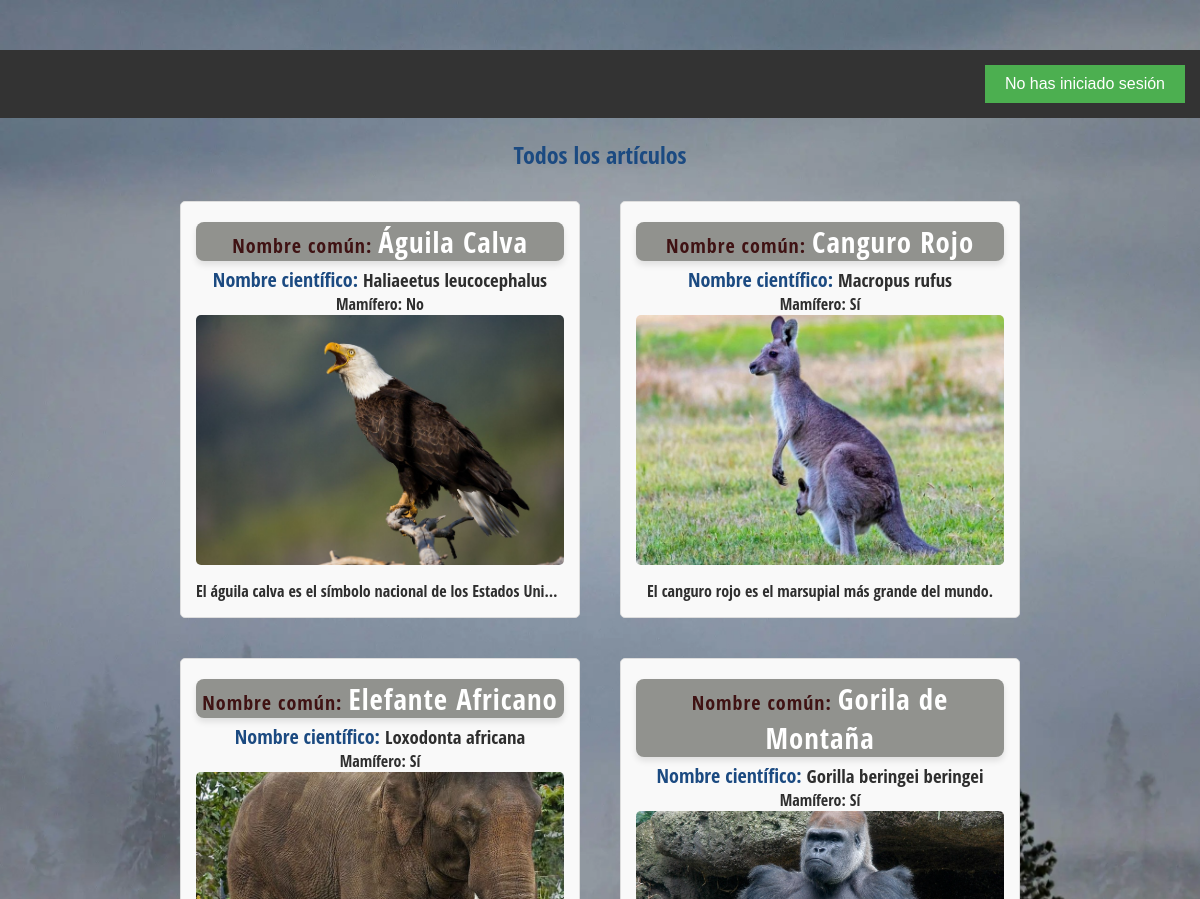
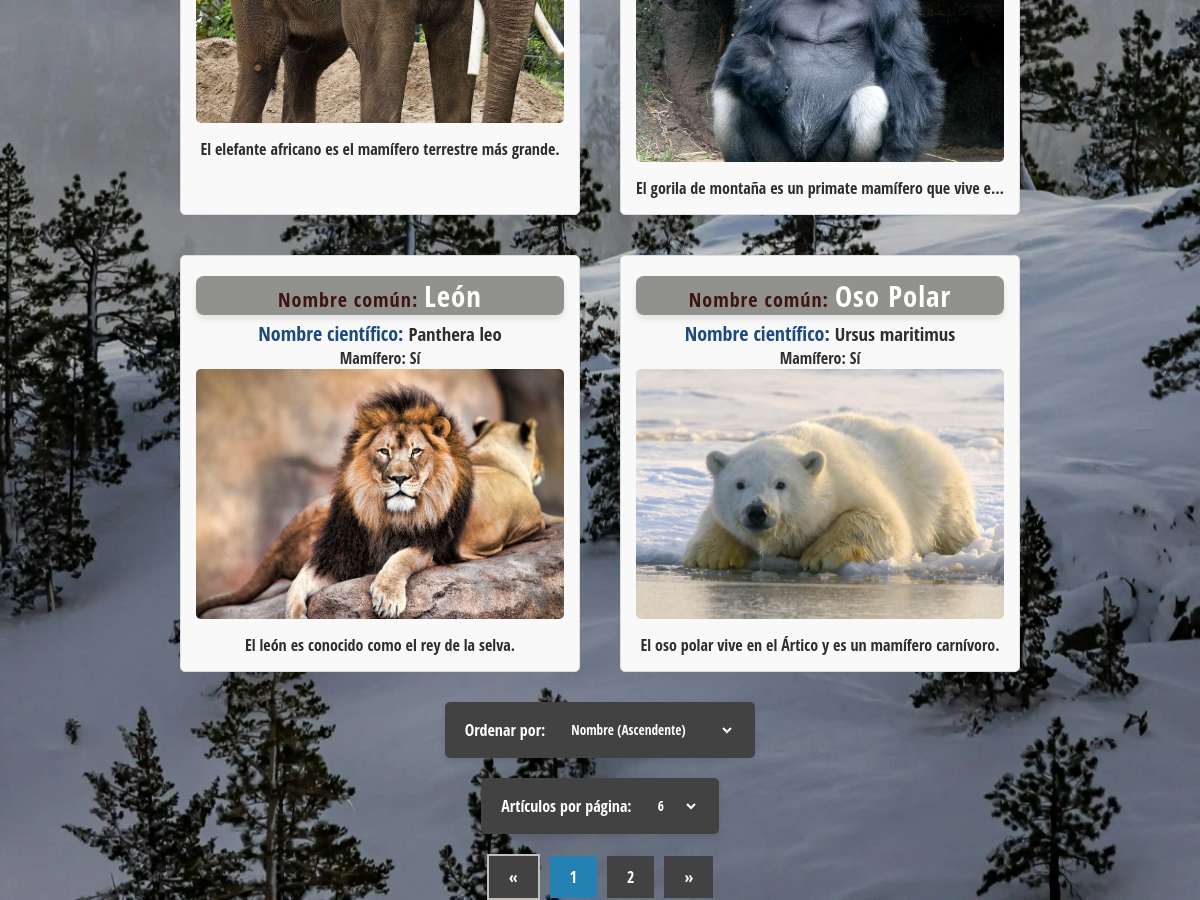
The page / on the database its author committed (2 pictures, top to bottom).
### tables this page shows
CREATE TABLE animales (
  id int(11) NOT NULL AUTO_INCREMENT,
  nombre_comun varchar(55) NOT NULL, 
  nombre_cientifico varchar(55) NOT NULL, 
  descripcion text NOT NULL, 
  ruta_imagen varchar(255) DEFAULT NULL,
  usuario_id int(11) DEFAULT NULL,
  fecha_insercion TIMESTAMP DEFAULT CURRENT_TIMESTAMP,  
  es_mamifero BOOLEAN NOT NULL,  
  PRIMARY KEY (id)
);

### modelo/articulo/ordenacionAnimales.php (called while the page is built, shortened)
<?php
function obtenerTodosAnimales($start, $articulosPorPagina, $columnaOrden, $direccionOrden) {
    try {
        $pdo = connectarBD();
            $sql = "SELECT * FROM animales ORDER BY $columnaOrden $direccionOrden LIMIT :start, :limit";
            $stmt = $pdo->prepare($sql);
            $stmt->bindParam(':start', $start, PDO::PARAM_INT);
            $stmt->bindParam(':limit', $articulosPorPagina, PDO::PARAM_INT);
            $stmt->execute();
        return $stmt->fetchAll(PDO::FETCH_ASSOC);
    } catch (PDOException $e) {
        error_log("Error al obtener animales: " . $e->getMessage());
        return [];
    }
}
?>

### controlador/articuloController/ordenarPorTipo.php (called while the page is built, shortened)
<?php
require_once __DIR__ . '../../../modelo/articulo/ordenacionAnimales.php';
function obtenerAnimalesConOrden($start, $articulosPorPagina, $orden, $usuario_id = null) {
    switch ($orden) {
        case 'nombre_asc':
            $columnaOrden = 'nombre_comun';
            $direccionOrden = 'ASC';
            break;
    }
    if ($usuario_id!=null){
        return obtenerAnimalesPorID($start, $articulosPorPagina, $columnaOrden, $direccionOrden, $usuario_id);
    }else return obtenerTodosAnimales($start, $articulosPorPagina, $columnaOrden, $direccionOrden);
}
?>

### vista/animal/Mostrar.php (the view, shortened to what this page needs)
<?php
function listarArticulos($animales, $accion = null)
{
        $prefijoRutaImagen = 'vista/';
    if (!empty($animales)) {
        if ($accion == 'editar') {
            echo "<h1>Mis artículos</h1>";
        } else {
            echo '<h1>Todos los artículos</h1>';
        }
        echo '<div class="contenedor-tarjetas">';
        foreach ($animales as $animal) {
            echo '<div class="tarjeta">';
            echo '<h2><strong class="nombre_comun">Nombre común: </strong>' . htmlspecialchars($animal['nombre_comun']) . '</h2>';
            echo '<h3><span class="nombre_cientifico">Nombre científico: </span>' . htmlspecialchars($animal['nombre_cientifico']) . '</h3>';
            $esMamiferoTexto = ($animal['es_mamifero'] == 1) ? 'Sí' : 'No';
            echo '<p><strong>Mamífero: </strong>' . htmlspecialchars($esMamiferoTexto) . '</p>';
            if (!empty($animal['ruta_imagen'])) {
                echo '<img src="' . htmlspecialchars($prefijoRutaImagen . $animal['ruta_imagen']) . '" alt="Imagen del artículo" class="tarjeta-imagen">';
            }
            echo '<p class="descripcion">' . htmlspecialchars($animal['descripcion']) . '</p>';
            echo '</div>';
        }
        echo '</div>';
    } else {
        echo Mensajes::NO_ANIMALES;
    }
}
?>

### index.php (shortened to what this page needs)
<?php
$session_iniciada = isset($_SESSION['nombre_usuario']);
?>
<!DOCTYPE html>
<html lang="es">
<head>
    <link rel="stylesheet" href="vista/estils/header.menu.css">
</head>
<body>
    <header class="banner">
        <div class="menu menu-right">
            <button class="menu-toggle">
                <?php echo $session_iniciada ? 'Menú' : 'No has iniciado sesión'; ?>
            </button>
        </div>
    </header>
    <main>
        <?php include_once 'vista/animal/vistaAnimales.php'; ?>
    </main>
</body>
</html>

### vista/animal/vistaAnimales.php (shortened to what this page needs)
<!DOCTYPE html>
<html lang="en">
<head>
    <link rel="stylesheet" href="vista/estils/estils_Index.css">
</head>
<body>
    <div class="contenidor">
        <?php
        require_once __DIR__ . '../../../vista/animal/funciones.php';
        $params = iniciarSesionYObtenerParametros();
        $articlesData = obtenerArticulosYTotal($params);
        ?>
        <section class="articles">
            <ul>
                <?php
                mostrarArticulos($articlesData, $params['administrar']);
                ?>
            </ul>
        </section>
        <?php
        $totalArticulos = $articlesData["totalArticulos"];
        $pagina = isset($_GET['page']) ? intval($_GET['page']) : 1;
        $articulosPorPagina = isset($_GET['posts_per_page']) ? intval($_GET['posts_per_page']) : 6;
        $orden = isset($_GET['orden']) ? $_GET['orden'] : 'nombre_asc';
        $administrar = isset($_GET['administrar']) && $_GET['administrar'] == 'true';
        mostrarOrdenForm($pagina, $articulosPorPagina, $administrar, $orden);
        mostrarPostsPerPageForm($pagina, $orden, $articulosPorPagina, $administrar);
        mostrarPaginacion($totalArticulos, $pagina, $articulosPorPagina, $orden, $administrar);
        ?>
    </div>
</body>
</html>

### vista/animal/funciones.php (shortened to what this page needs)
<?php
function obtenerArticulosYTotal($params) {
    require_once __DIR__ . '../../../controlador/articuloController/ordenarPorTipo.php';
    $start = ($params['pagina'] - 1) * $params['articulosPorPagina'];
    if ($params['is_admin'] && $params['administrar']) {
        $totalArticulos = contarArticulos();
        $articles = obtenerAnimalesConOrden($start, $params['articulosPorPagina'], $params['orden']);
        $show_edit = true;
    } elseif ($params['user_id'] !== null) {
        $totalArticulos = contarArticulos($params['user_id']);
        $articles = obtenerAnimalesConOrden($start, $params['articulosPorPagina'], $params['orden'], $params['user_id']);
        $show_edit = true;
    } else {
        $totalArticulos = contarArticulos();
        $articles = obtenerAnimalesConOrden($start, $params['articulosPorPagina'], $params['orden']);
        $show_edit = false;
    }
    $totalPaginas = ceil($totalArticulos / $params['articulosPorPagina']);
    return [
        'articles' => $articles,
        'totalArticulos' => $totalArticulos,
        'totalPaginas' => $totalPaginas,
        'show_edit' => $show_edit,
        'pagina' => $params['pagina']
    ];
}
function mostrarArticulos($articlesData, $administrar) {
    require_once __DIR__ . '../../../vista/animal/Mostrar.php';
    if ($articlesData['show_edit']) {
        listarArticulos($articlesData['articles'], 'editar');
    } else {
        listarArticulos($articlesData['articles']);
    }
}
function mostrarOrdenForm($pagina, $articulosPorPagina, $administrar = false, $orden = '') {
    ?>
    <div class="desplegable">
        <form method="GET" action="">
            <label for="orden">Ordenar por:</label>
            <select name="orden" id="orden" onchange="this.form.submit()">
                <option value="nombre_asc" <?php if ($orden == 'nombre_asc') echo 'selected'; ?>>Nombre (Ascendente)</option>
            </select>
        </form>
    </div>
    <?php
}
function mostrarPostsPerPageForm($pagina, $orden, $articulosPorPagina, $administrar = false) {
    ?>
    <div class="desplegable">
        <form method="GET" action="">
            <label for="posts_per_page">Artículos por página:</label>
            <select name="posts_per_page" id="posts_per_page" onchange="this.form.submit()">
                <option value="6" <?php if ($articulosPorPagina == 6) echo 'selected'; ?>>6</option>
            </select>
        </form>
    </div>
    <?php
}
function mostrarPaginacion($totalArticles, $pagina, $articulosPorPagina, $orden, $administrar = false)
{
    $totalPages = ceil($totalArticles / $articulosPorPagina);
    $additionalParams = '&posts_per_page=' . $articulosPorPagina . '&orden=' . urlencode($orden);
    echo '<section class="paginacio">';
    echo '<ul>';
    if ($pagina > 1) {
        echo '<li><a href="?page=' . ($pagina - 1) . $additionalParams . '">&laquo;</a></li>';
    } else {
        echo '<li class="disabled"><a href="#">&laquo;</a></li>';
    }
    for ($i = 1; $i <= $totalPages; $i++) {
        if ($pagina == $i) {
            echo '<li class="active"><a href="?page=' . $i . $additionalParams . '">' . $i . '</a></li>';
        } else {
            echo '<li><a href="?page=' . $i . $additionalParams . '">' . $i . '</a></li>';
        }
    }
    if ($pagina < $totalPages) {
        echo '<li><a href="?page=' . ($pagina + 1) . $additionalParams . '">&raquo;</a></li>';
    } else {
        echo '<li class="disabled"><a href="#">&raquo;</a></li>';
    }
    echo '</ul>';
    echo '</section>';
}
?>

### vista/estils/header.menu.css (style rules this page uses)
.banner { width: 100%; background-color: #333; padding: 15px; display: flex; justify-content: space-between; align-items: center; color: white; position: sticky; top: 0; z-index: 10; }
.menu-right { margin-left: auto; position: relative; }
.menu-toggle { background-color: #4CAF50; color: white; padding: 10px 20px; font-size: 16px; border: none; cursor: pointer; }

### vista/estils/estils_Index.css (style rules this page uses)
* { margin: 0; padding: 0; box-sizing: border-box; }
body { background: #e9e9e9 url('../imagenes/fondosPantalla/paisaje.webp') center / cover no-repeat; background-attachment: fixed; color: #2e2e2e; font-family: 'Open Sans Condensed', sans-serif; padding-top: 50px; }
h1, h2 { font-family: 'Open Sans Condensed', sans-serif; text-align: center; }
h1 { margin: 20px 0; color: #1b4a81; font-weight: bold; }
h2 { background-color: #91928e; color: #fff; border-radius: 8px; font-size: 1.8em; letter-spacing: 1px; box-shadow: 0 4px 6px rgba(0, 0, 0, 0.1); margin: 5px 0; }
.contenidor { width: 90%; max-width: 1000px; margin: auto; }
.contenidor .articles { margin-bottom: 20px; }
.contenidor .articles ul { list-style: none; }
.paginacio { text-align: center; margin-top: 20px; }
.paginacio ul { display: inline-block; list-style: none; padding: 0; margin: 0; }
.paginacio ul li { display: inline-block; margin-right: 10px; }
.paginacio ul li:last-child { margin-right: 0; }
.paginacio ul .active a { background: #2580b4; }
.paginacio ul .disabled { background: #c2bfbf; padding: 2px; cursor: not-allowed; color: #fff; text-decoration: none; }
.paginacio ul li a { display: inline-block; padding: 10px 20px; background: #424242; color: #fff; text-decoration: none; font-family: 'Open Sans Condensed', sans-serif; transition: background-color 0.3s ease; }
.contenedor-tarjetas { display: flex; flex-wrap: wrap; justify-content: center; gap: 20px; margin: 20px auto; max-width: 1200px; }
.tarjeta { flex: 1 1 40%; max-width: 400px; margin: 10px; text-align: center; background-color: #f9f9f9; padding: 15px; border: 1px solid #ddd; border-radius: 5px; box-sizing: border-box; }
.tarjeta-imagen { width: 100%; height: 250px; object-fit: cover; overflow: hidden; border-radius: 5px; margin-bottom: 10px; }
.nombre_comun { font-size: 20px; font-weight: bold; color: #3f1213; }
.nombre_cientifico { font-size: 20px; color: #1b4a81; }
.descripcion { max-height: 50px; overflow: hidden; text-overflow: ellipsis; white-space: nowrap; transition: max-height 0.3s ease, white-space 0.3s ease; cursor: pointer; }
.desplegable { display: flex; justify-content: center; gap: 20px; margin-top: 20px; }
.desplegable form { display: flex; align-items: center; gap: 10px; background: #424242; padding: 10px 20px; border-radius: 5px; box-shadow: 0 4px 6px rgba(0, 0, 0, 0.1); }
.desplegable label { font-family: 'Open Sans Condensed', sans-serif; color: #fff; font-size: 16px; }
.desplegable select { padding: 8px 12px; background: #424242; color: #fff; border: none; border-radius: 5px; font-family: 'Open Sans Condensed', sans-serif; cursor: pointer; transition: background-color 0.3s ease; }

### rows shown on the page
animales: nombre_comun "Águila Calva", nombre_cientifico "Haliaeetus leucocephalus", es_mamifero "No", ruta_imagen (picture), descripcion "El águila calva es el símbolo nacional de los Estados Uni…"
animales: nombre_comun "Canguro Rojo", nombre_cientifico "Macropus rufus", es_mamifero "Sí", ruta_imagen (picture), descripcion "El canguro rojo es el marsupial más grande del mundo."
animales: nombre_comun "Elefante Africano", nombre_cientifico "Loxodonta africana", es_mamifero "Sí", ruta_imagen (picture), descripcion "El elefante africano es el mamífero terrestre más grande."
animales: nombre_comun "Gorila de Montaña", nombre_cientifico "Gorilla beringei beringei", es_mamifero "Sí", ruta_imagen (picture), descripcion "El gorila de montaña es un primate mamífero que vive e…"
animales: nombre_comun "León", nombre_cientifico "Panthera leo", es_mamifero "Sí", ruta_imagen (picture), descripcion "El león es conocido como el rey de la selva."
animales: nombre_comun "Oso Polar", nombre_cientifico "Ursus maritimus", es_mamifero "Sí", ruta_imagen (picture), descripcion "El oso polar vive en el Ártico y es un mamífero carnívoro."
